Frame 1 (no input): blank canvas, image omitted
Frame 60 (the mouse pressed at the canvas centre just before this capture): blank canvas, image omitted
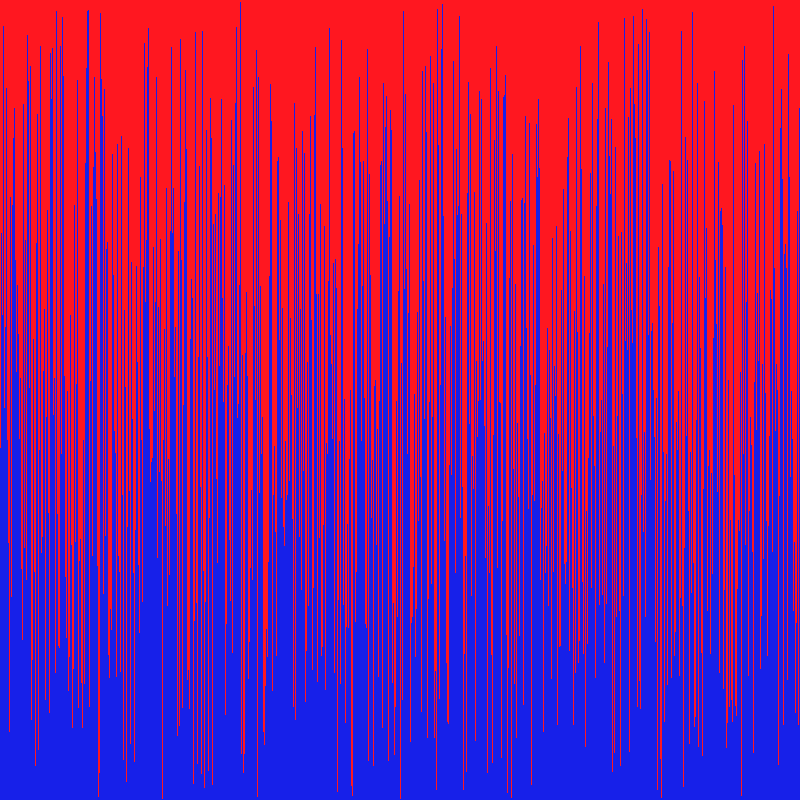
Frame 120 (the mouse held since frame 60 and released just before this capture)

The Processing sketch whose frames 1 and 60 were blank and that drew this single picture after the mouse press (run headless with seeded random() and noise(); from frame 60 on, the mouse is pressed at the canvas centre):

// Processing sketch: Visual_Array_Sorter
// ── Visual_Array_Sorter.pde
/* Copy the code into a new Processing sketch and complete then steps. */

//1. create an array of ints. don't initialize it yet.
int[] arr;


void setup() {
  //2. set the size of your window
  size(800,800);
  

  //3. initialize your array with the built in width variable
  arr= new int[width];

  
  //4. initialize the ints in the array with random numbers
 
  //   from 0 to the built in height variable
  

  //5. call the noStroke() method
  noStroke();
}

void draw() {
  //6. set the background color with background(r, g, b);
  background(255,23,32);

  //7. set the color for your graph
  fill(23,32,233);

  //8. draw a rectangle for each int in your array.
  //   the x value will be the index of the int
  //   the y value will the height variable
  //   the width is 1
  //   the height is negative the value of the int at that element in the array
  for(int i=0; i<arr.length; i++){
    rect(i,height, 1, -1*arr[i]);
  }
  

  //9. call the stepSort method
  stepSort(arr);

  //10. extract the code that randomizes the array into a method.
  if(mousePressed==true){
    randomnumber(arr);
  }

  //11. call the method you made in step 10 when the mouse is pressed
  
}

void stepSort(int[] arr) {
  for (int i = 1; i < arr.length; i++) {
    if (arr[i - 1] > arr[i]) {
      int t = arr[i];
      arr[i] = arr[i - 1];
      arr[i - 1] = t;
    }
  }
}
void randomnumber(int []arr){
   for(int i=0; i<width; i++){
    arr[i]=int( random(0,height));
  }
}
